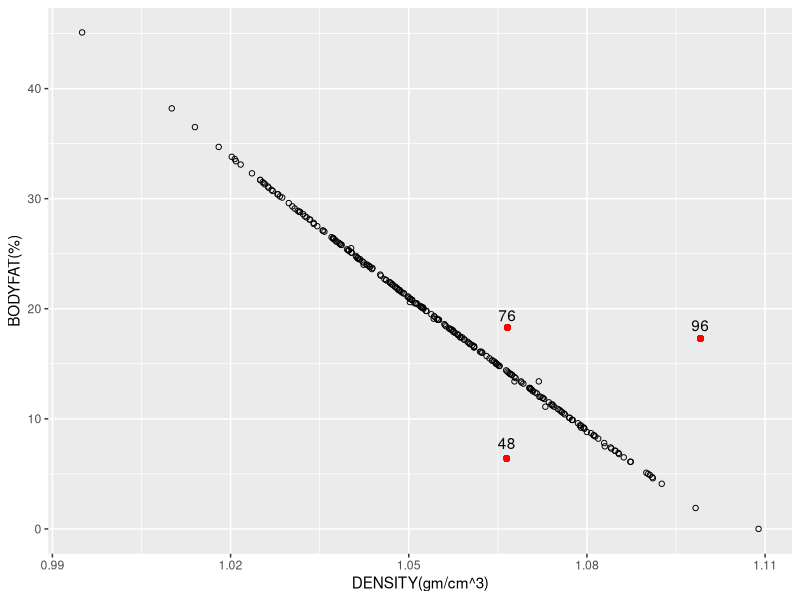
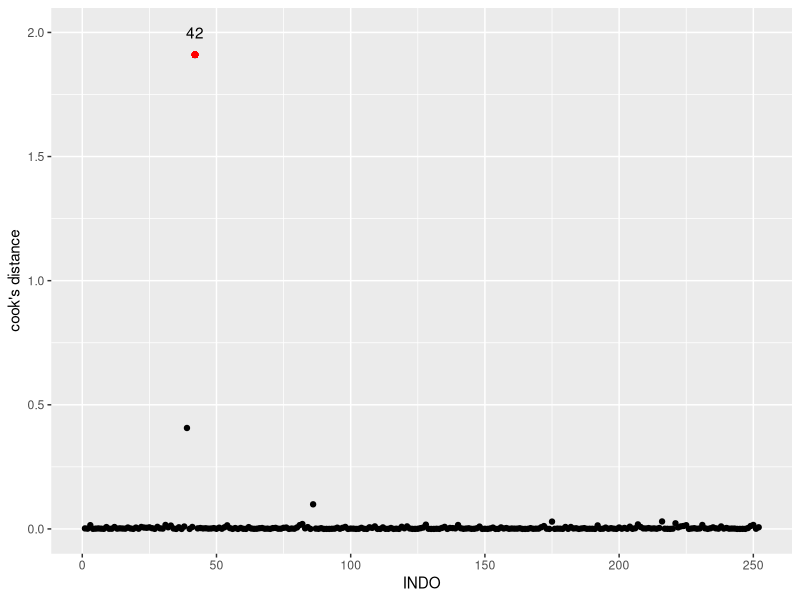
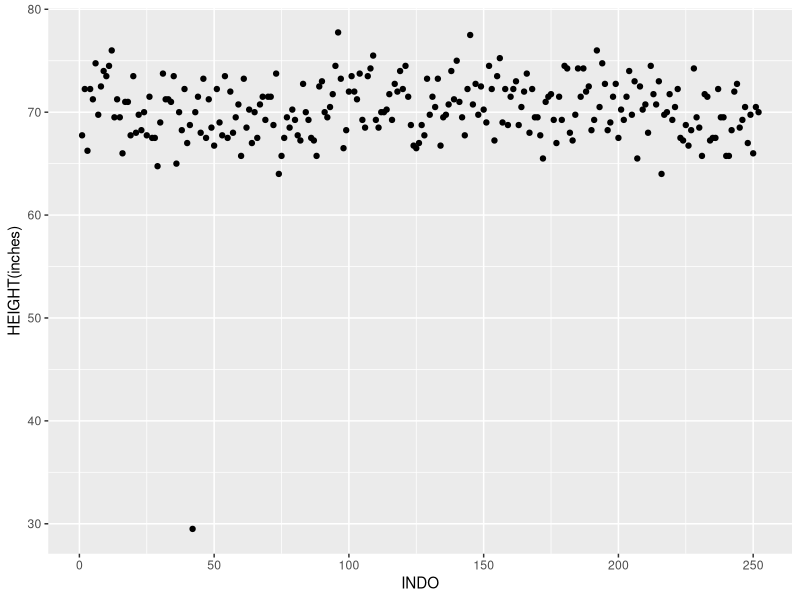
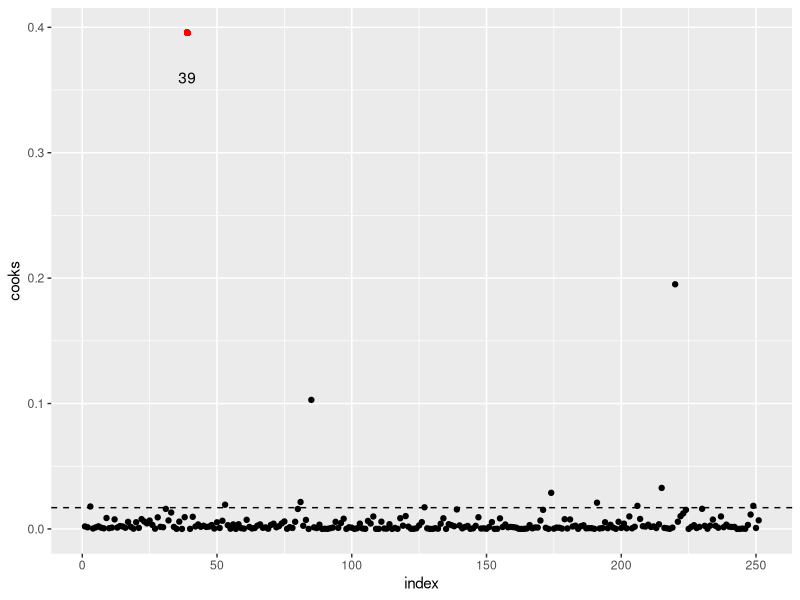
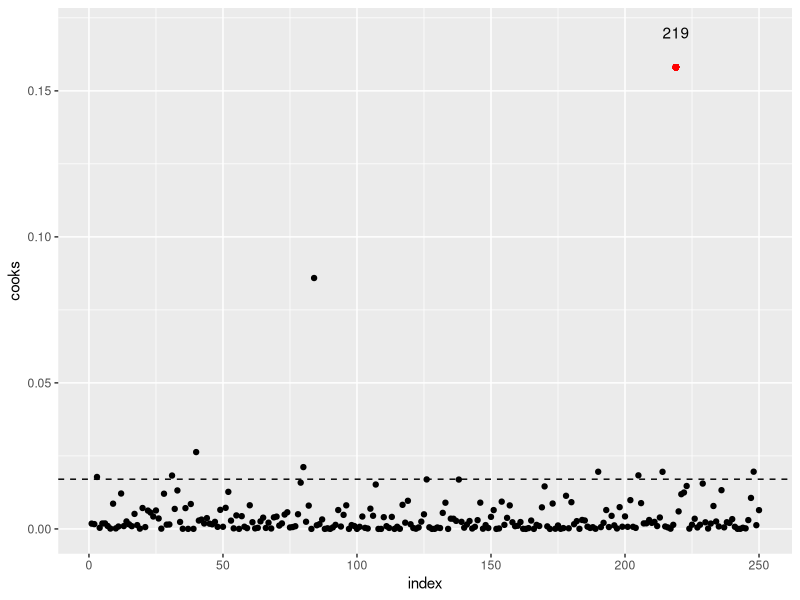
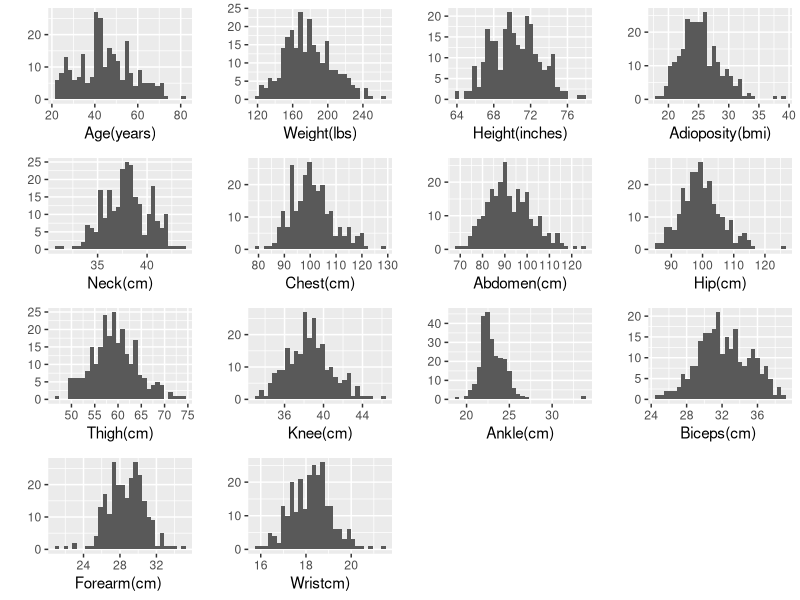
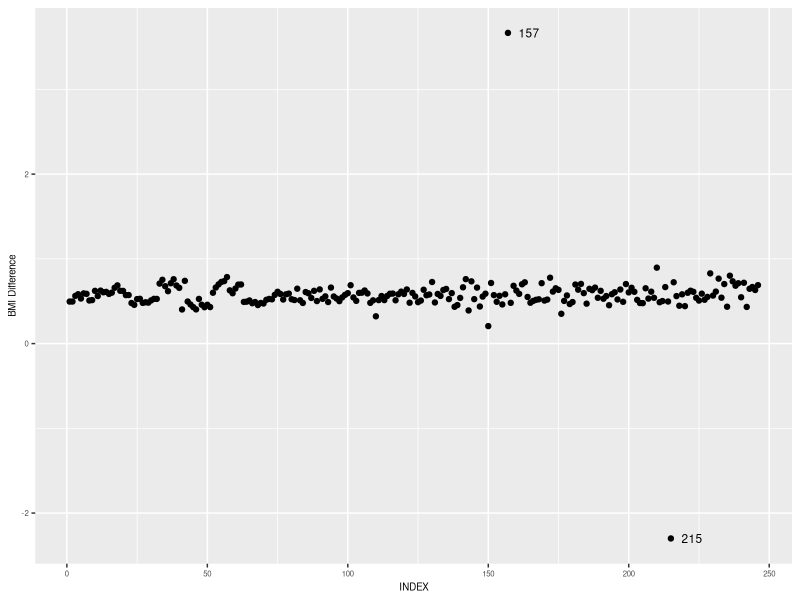
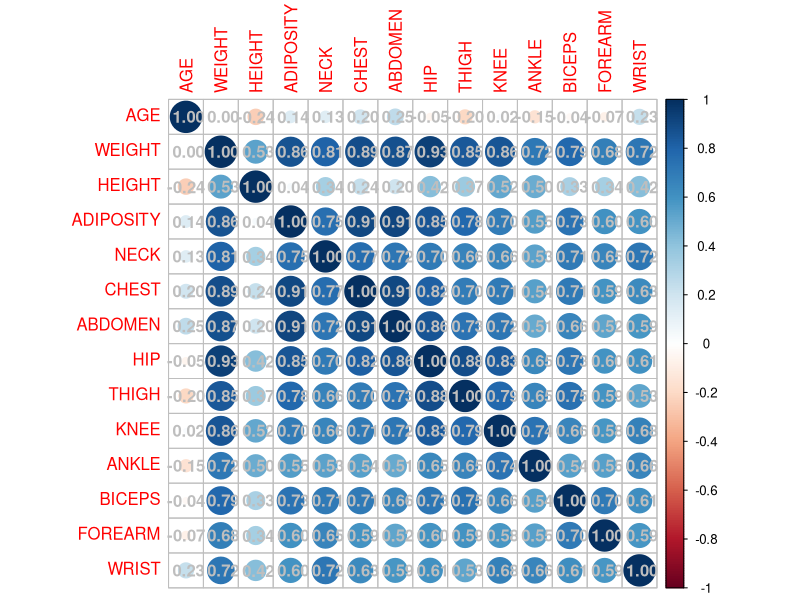

The R source for these figures, in order:
library(corrplot)
library(ggplot2)
library(dplyr)
library(gridExtra)
library(caret)
library(leaps)
library(MASS)
library(car)
#load the package we need
setwd("~/Desktop/module1")

data<-read.csv("BodyFat.csv",header = T)
summary(data)

pic1<-ggplot(data,aes(x=DENSITY,y=BODYFAT))+geom_point(shape=21)+xlab("DENSITY(gm/cm^3)")+ylab("BODYFAT(%)")+geom_point(aes(x=1.0991,y=17.3),colour="red")+geom_point(aes(x=1.0665,y=6.4),colour="red")+ 
  geom_point(aes(x=1.0666,y=18.3),colour="red")+ annotate("text",x=1.0991,y=18.5,label="96")+ annotate("text",x=1.0665,y=7.8,label="48")+annotate("text",x=1.0666,y=19.4,label="76")
print(pic1)

find_outlier<-function(a,b){
  dif<-((495/a-450)-b)^2
  return(order(dif,decreasing = T)[1:3])
}
find_outlier(data$DENSITY,data$BODYFAT)
data[c(96,48,76),]

data<-data[,-c(1,3)]#delete the index column and the density column, because we don't need them when building our model

#firstly,we build a linear model to check if there is any outliers which need to be eliminated
m1<-lm(BODYFAT~.,data)#firstly,we build a linear model to check if there is any outliers which need to be eliminated
which.max(cooks.distance(m1))#check the most influence point
d1<-data.frame(index=as.numeric(1:252),cooks=as.numeric(cooks.distance(m1)))
pic2<-ggplot(d1,aes(x=index,y=cooks))+geom_point()+annotate("text",x=42,y=2,label="42")+geom_point(x=42,y=1.910141,colour="red")+
  xlab("INDO")+ylab("cook's distance")
print(pic2)#we found 42 is a high influence poin
#we found 42 is a high influence point

data[42,]#shortest guy
pic3<-ggplot(data,aes(x=1:252,y=HEIGHT))+geom_point()+xlab("INDO")+ylab("HEIGHT(inches)")#we think the error is made 
#because a typo from the plot because it seperates so far from others
print(pic3)
data<-data[-42,]#delete the shortest guy
m2<-lm(BODYFAT~.,data)
which.max(cooks.distance(m2))
d2<-data.frame(index=as.numeric(1:251),cooks=as.numeric(cooks.distance(m2)))
pic4<-ggplot(d2,aes(x=index,y=cooks))+geom_point()+annotate("text",x=39,y=0.36,label="39")+geom_point(x=39,y=0.3956833,colour="red")+geom_hline(yintercept=4/(251-15),lty=2)
print(pic4)
data[39,]#this guy is really very fat
data<-data[-39,]#delete it becasue this man is too fat
m3<-lm(BODYFAT~.,data)
which.max(cooks.distance(m3))
d3<-data.frame(index=as.numeric(1:250),cooks=as.numeric(cooks.distance(m3)))
pic3<-ggplot(d3,aes(x=index,y=cooks))+geom_point()+annotate("text",x=219,y=0.17,label="219")+geom_point(x=219,y=0.1580923,colour="red")+geom_hline(yintercept=4/(250-15),lty=2)
print(pic3)
data[219,]#we reatin it, because his values are all in the range, not extreme value
#Then we want to draw the distribution of each covariates which may be used in our model
p1<-qplot(data$AGE,bins = 30)+xlab("Age(years)")
p2<-qplot(data$WEIGHT,bins = 30)+xlab("Weight(lbs)")
p3<-qplot(data$HEIGHT,bins = 30)+xlab("Height(inches)")
p4<-qplot(data$ADIPOSITY,bins = 30)+xlab("Adioposity(bmi)")
p5<-qplot(data$NECK,bins = 30)+xlab("Neck(cm)")
p6<-qplot(data$CHEST,bins = 30)+xlab("Chest(cm)")
p7<-qplot(data$ABDOMEN,bins = 30)+xlab("Abdomen(cm)")
p8<-qplot(data$HIP,bins = 30)+xlab("Hip(cm)")
p9<-qplot(data$THIGH,bins = 30)+xlab("Thigh(cm)")
p10<-qplot(data$KNEE,bins = 30)+xlab("Knee(cm)")
p11<-qplot(data$ANKLE,bins = 30)+xlab("Ankle(cm)")
p12<-qplot(data$BICEPS,bins = 30)+xlab("Biceps(cm) ")
p13<-qplot(data$FOREARM,bins = 30)+xlab("Forearm(cm) ")
p14<-qplot(data$WRIST,bins = 30)+xlab("Wristcm)")
grid.arrange(p1,p2,p3,p4,p5,p6,p7,p8,p9,p10,p11,p12,p13,p14,ncol=4)
which.max(data$WEIGHT)
#for age
data[which.max(data$AGE),]
which.max(data$AGE)#too old, we may delete it
#for hip
data[which.max(data$HIP),]#he is also the fatest person, but his hip is too big, and this will gain the 
#weight of hip in our model, which will make our model not robust
which.max(data$HIP)
#for ankle
data[data$ANKLE>30,]#They are not very fat, but has a fat ankle, which is abnormal
which(data$ANKLE>30)
data<-data[-c(31,40,77,84),]
BMI <- (0.45*data$WEIGHT)/((0.025*data$HEIGHT)^2)
diff <- BMI - data$ADIPOSITY
d <- data.frame(cbind(index = seq(nrow(data)), diff))
pic6<-ggplot(d, aes(index,diff, label = index)) + geom_point() + xlab('INDEX') + ylab('BMI Difference') + theme(text = element_text(size = 7), element_line(size = 0.1), plot.title = element_text(hjust = 0.5))+ 
  geom_text(aes(label = ifelse(abs(diff) > 2, as.character(index),''), hjust = -0.5, vjust = 0.5), size = 3)
print(pic6)
data<-data[-c(157,215),]
dim(data)#after data cleaning process, w ehave 244 observations in total, and then we will divide them into 5 fold using 
#stratified sampling, and make the size of each fold as equal as possible
data1<-data%>%arrange(BODYFAT)
data1$index=1:244
d1<-data1[which(data1$index%%5==1),]#49*16
d2<-data1[which(data1$index%%5==2),]#49*16
d3<-data1[which(data1$index%%5==3),]#49*16
d4<-data1[which(data1$index%%5==4),]#49*16
d5<-data1[which(data1$index%%5==0),]#48*16
d1<-d1[,-16]
d2<-d2[,-16]
d3<-d3[,-16]#delete index column
d4<-d4[,-16]
d5<-d5[,-16]
model_data<-rbind(d1,d2,d3,d4,d5)#combine them into one data
model_data<-model_data[,-5]

str(model_data)
set.seed(999)
train.control <- trainControl(method = "cv", number = 10)
back.model <- train(BODYFAT ~., data = model_data,
                    method = "leapBackward", 
                    tuneGrid = data.frame(nvmax = 1:5),
                    trControl = train.control
)
back.model$results
summary(back.model$finalModel)#height,chest,abdomen,wrist
for.model <- train(BODYFAT ~., data = model_data,
                   method = "leapForward", 
                   tuneGrid = data.frame(nvmax = 1:5),
                   trControl = train.control
)
for.model$results
summary(for.model$finalModel)#weight,abdomen,biceps,wrist
both.model <- train(BODYFAT ~., data = model_data,
                    method = "leapSeq", 
                    tuneGrid = data.frame(nvmax = 1:5),
                    trControl = train.control
)
both.model$results
summary(both.model$finalModel)#weight,abdomen
corrplot(cor(data[,-1]),addCoef.col = "grey")
mse_back<-rep(0,5)
mse_for<-rep(0,5)
mse_both<-rep(0,5)
for(i in 1:5){
  if(i==5){
    test_data<-model_data[197:244,]
    train_data<-model_data[-(197:244),]
  }else{
    test_data<-model_data[((49*i-48):(49*i)),]
    train_data<-model_data[-((49*i-48):(49*i)),]
  }
  model_back<-lm(BODYFAT~WEIGHT+FOREARM+ABDOMEN+WRIST,data=train_data)
  model_for<-lm(BODYFAT~WEIGHT+ABDOMEN,data=train_data)
  model_both<-lm(BODYFAT~WEIGHT+ABDOMEN+WRIST,data=train_data)
  pre_back<-predict(model_back,newdata=test_data)
  pre_for<-predict(model_for,newdata=test_data)
  pre_both<-predict(model_both,newdata=test_data)
  mse_back[i]=sum((pre_back-test_data$BODYFAT)^2)/(nrow(test_data))
  mse_for[i]=sum((pre_for-test_data$BODYFAT)^2)/(nrow(test_data))
  mse_both[i]=sum((pre_both-test_data$BODYFAT)^2)/(nrow(test_data))
}
mean(mse_back)
mean(mse_for)
mean(mse_both)
#so we will choose the backward model with DENSITY~HEIGHT+CHEST+ABDOMEN+WRIST
final_model<-lm(BODYFAT~WEIGHT+FOREARM+ABDOMEN+WRIST,data=model_data)
par(mfrow=c(1,2))
plot(final_model,which=2)
plot(residuals(final_model))
par(mfrow=c(1,1))
summary(final_model)
vif(final_model)
